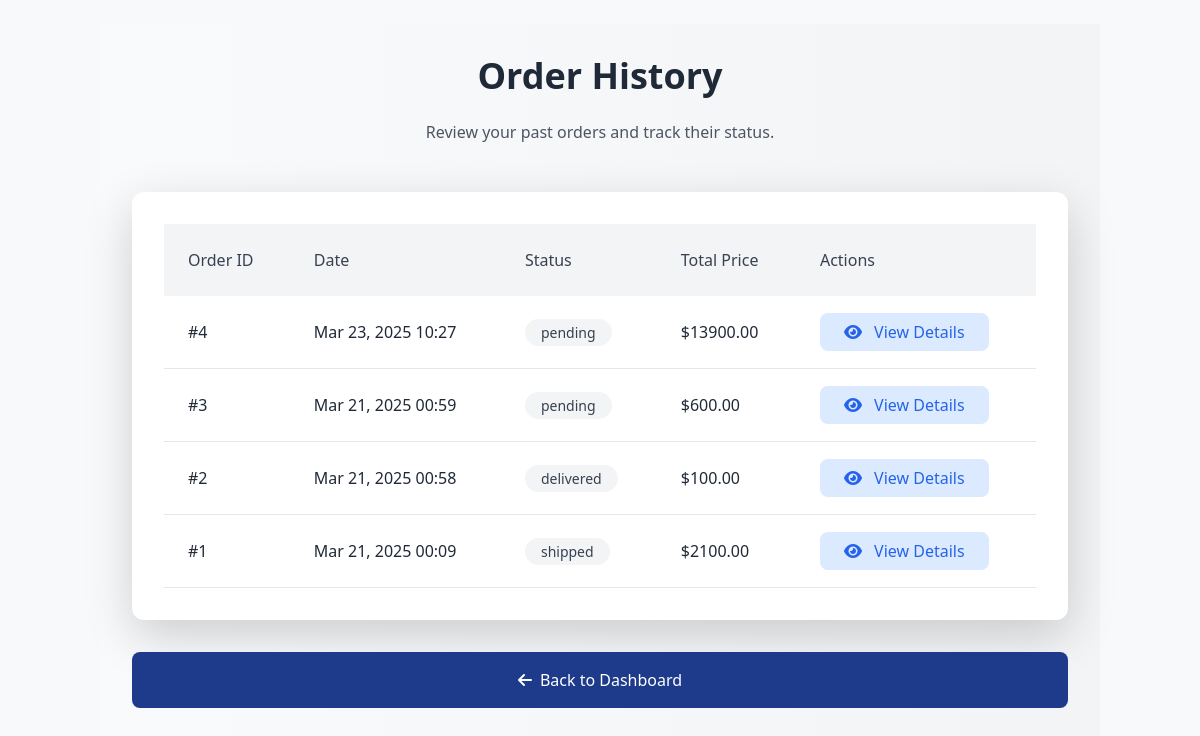
Screenshot of /orders/history/ (signed in) with the database file from the repository.
### orders/models.py (models this page shows, shortened)
class Order(models.Model):
    customer = models.ForeignKey(Customer, on_delete=models.CASCADE, related_name='orders')
    outlet = models.ForeignKey(Shop, on_delete=models.CASCADE, related_name='orders')  # Link to the outlet (shop)
    created_at = models.DateTimeField(auto_now_add=True)
    status = models.CharField(max_length=50, choices=[
        ('pending', 'Pending'),
        ('processing', 'Processing'),
        ('shipped', 'Shipped'),
        ('delivered', 'Delivered'),
        ('cancelled', 'Cancelled'),
    ], default='pending')
    total_calories = models.PositiveIntegerField(default=0)  # Total calories in the order
    @property
    def total_price(self):
        return sum(item.product.price * item.quantity for item in self.items.all())

class OrderItem(models.Model):
    order = models.ForeignKey(Order, on_delete=models.CASCADE, related_name='items')
    product = models.ForeignKey('products.Product', on_delete=models.CASCADE)
    quantity = models.PositiveIntegerField(default=1)

### products/models.py (models this page shows, shortened)
class Product(models.Model):
    name = models.CharField(max_length=255)
    description = models.TextField()
    price = models.DecimalField(max_digits=10, decimal_places=2)
    image = models.ImageField(upload_to='product_images/', blank=True, null=True)
    calories_per_100g = models.PositiveIntegerField(help_text="Calories per 100g of the product")
    outlet = models.ForeignKey(Shop, on_delete=models.CASCADE, related_name='products')  # Link to the outlet (shop)
    stock = models.PositiveIntegerField(default=0)
    created_at = models.DateTimeField(auto_now_add=True)
    updated_at = models.DateTimeField(auto_now=True)
    category = models.ForeignKey(Category, on_delete=models.SET_NULL, null=True, blank=True)
    species = models.ManyToManyField(Species, blank=True)  # ✅ Allow multiple species

### orders/views.py (the view)
# urls.py: path('history/', views.order_history, name='order_history'),
@login_required
def order_history(request):
    orders = Order.objects.filter(customer=request.user.customer).order_by('-created_at')
    return render(request, 'orders/order_history.html', {'orders': orders})

### orders/templates/orders/order_history.html
{% extends 'base.html' %}
{% block content %}
<link href="https://cdn.jsdelivr.net/npm/tailwindcss@2.2.19/dist/tailwind.min.css" rel="stylesheet">
<link href="https://cdnjs.cloudflare.com/ajax/libs/font-awesome/6.0.0-beta3/css/all.min.css" rel="stylesheet">
<div class="min-h-screen bg-gradient-to-r from-gray-50 to-gray-100 p-8">
    <div class="max-w-7xl mx-auto">
        <div class="text-center mb-12">
            <h1 class="text-4xl font-bold text-gray-800 mb-4">Order History</h1>
            <p class="text-gray-600">Review your past orders and track their status.</p>
        </div>
        {% if orders.count == 0 %}
        <div class="bg-white p-8 rounded-xl shadow-lg text-center">
            <i class="fas fa-box-open text-6xl text-gray-300 mb-6"></i>
            <p class="text-gray-700 text-xl mb-6">You have no orders.</p>
            <a href="{% url 'customer_dashboard' %}" class="inline-block bg-blue-600 text-white px-8 py-3 rounded-lg hover:bg-blue-700 transition-all">
                <i class="fas fa-arrow-left mr-2"></i> Back to Dashboard
            </a>
        </div>
        {% else %}
        <div class="bg-white p-8 rounded-xl shadow-lg">
            <div class="overflow-x-auto">
                <table class="w-full text-left">
                    <thead class="bg-gray-100">
                        <tr>
                            <th class="px-6 py-4 text-gray-700 font-medium">Order ID</th>
                            <th class="px-6 py-4 text-gray-700 font-medium">Date</th>
                            <th class="px-6 py-4 text-gray-700 font-medium">Status</th>
                            <th class="px-6 py-4 text-gray-700 font-medium">Total Price</th>
                            <th class="px-6 py-4 text-gray-700 font-medium">Actions</th>
                        </tr>
                    </thead>
                    <tbody>
                        {% for order in orders %}
                        <tr class="border-b hover:bg-gray-50 transition-all">
                            <td class="px-6 py-4 text-gray-800">#{{ order.id }}</td>
                            <td class="px-6 py-4 text-gray-800">{{ order.created_at|date:"M d, Y H:i" }}</td>
                            <td class="px-6 py-4">
                                <span class="px-3 py-1 rounded-full text-sm font-medium
                                    {% if order.status == 'Delivered' %}bg-green-100 text-green-700
                                    {% elif order.status == 'Pending' %}bg-yellow-100 text-yellow-700
                                    {% elif order.status == 'Cancelled' %}bg-red-100 text-red-700
                                    {% else %}bg-gray-100 text-gray-700{% endif %}">
                                    {{ order.status }}
                                </span>
                            </td>
                            <td class="px-6 py-4 text-gray-800">${{ order.total_price }}</td>
                            <td class="px-6 py-4">
                                <a href="{% url 'order_status' order.id %}" class="bg-blue-100 text-blue-600 px-4 py-2 rounded-lg hover:bg-blue-200 transition-all">
                                    <i class="fas fa-eye mr-2"></i> View Details
                                </a>
                            </td>
                        </tr>
                        {% endfor %}
                    </tbody>
                </table>
            </div>
        </div>
        {% endif %}
        <div class="mt-8 text-center">
            <a href="{% url 'customer_dashboard' %}" class="bg-blue-900 text-white px-8 py-3 rounded-lg hover:bg-blue-700 transition-all flex items-center justify-center gap-2">
                <i class="fas fa-arrow-left"></i> Back to Dashboard
            </a>
        </div>
    </div>
</div>
{% endblock %}

### static/css/styles.css (style rules this page uses)
body { background-color: #f8f9fa; }

### rows the page displays
Order: id "4", created_at "Mar 23, 2025 10:27", status "pending", total_price "13900.00"
Order: id "3", created_at "Mar 21, 2025 00:59", status "pending", total_price "600.00"
Order: id "2", created_at "Mar 21, 2025 00:58", status "delivered", total_price "100.00"
Order: id "1", created_at "Mar 21, 2025 00:09", status "shipped", total_price "2100.00"
